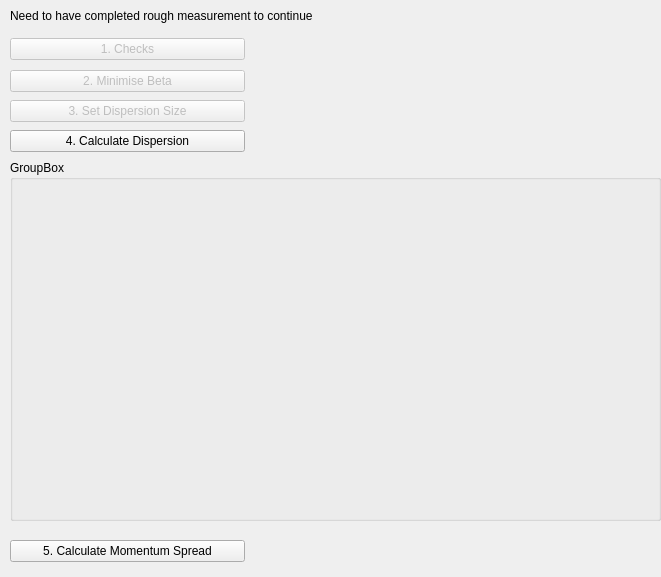
         <widget class="QWidget" name="page_4">
          <property name="geometry">
           <rect>
            <x>0</x>
            <y>0</y>
            <width>661</width>
            <height>577</height>
           </rect>
          </property>
          <attribute name="label">
           <string>Momentum Spread Measure</string>
          </attribute>
          <widget class="QLabel" name="label_10">
           <property name="geometry">
            <rect>
             <x>10</x>
             <y>0</y>
             <width>639</width>
             <height>32</height>
            </rect>
           </property>
           <property name="text">
            <string>Need to have completed rough measurement to continue</string>
           </property>
          </widget>
          <widget class="QPushButton" name="pushButton_MinBeta">
           <property name="enabled">
            <bool>false</bool>
           </property>
           <property name="geometry">
            <rect>
             <x>10</x>
             <y>70</y>
             <width>235</width>
             <height>22</height>
            </rect>
           </property>
           <property name="text">
            <string>2. Minimise Beta</string>
           </property>
           <property name="checked">
            <bool>false</bool>
           </property>
          </widget>
          <widget class="QPushButton" name="pushButton_Calc">
           <property name="geometry">
            <rect>
             <x>10</x>
             <y>540</y>
             <width>235</width>
             <height>22</height>
            </rect>
           </property>
           <property name="text">
            <string>5. Calculate Momentum Spread</string>
           </property>
           <property name="checked">
            <bool>false</bool>
           </property>
          </widget>
          <widget class="QPushButton" name="pushButton_SetDispSize">
           <property name="enabled">
            <bool>false</bool>
           </property>
           <property name="geometry">
            <rect>
             <x>10</x>
             <y>100</y>
             <width>235</width>
             <height>22</height>
            </rect>
           </property>
           <property name="text">
            <string>3. Set Dispersion Size</string>
           </property>
          </widget>
          <widget class="QPushButton" name="pushButton_Checks">
           <property name="enabled">
            <bool>false</bool>
           </property>
           <property name="geometry">
            <rect>
             <x>10</x>
             <y>38</y>
             <width>235</width>
             <height>22</height>
            </rect>
           </property>
           <property name="text">
            <string>1. Checks</string>
           </property>
           <property name="checked">
            <bool>false</bool>
           </property>
          </widget>
          <widget class="QPushButton" name="pushButton_CalcDisp">
           <property name="geometry">
            <rect>
             <x>10</x>
             <y>130</y>
             <width>235</width>
             <height>22</height>
            </rect>
           </property>
           <property name="text">
            <string>4. Calculate Dispersion</string>
           </property>
           <property name="checked">
            <bool>false</bool>
           </property>
          </widget>
          <widget class="QGroupBox" name="groupBox_9">
           <property name="geometry">
            <rect>
             <x>10</x>
             <y>160</y>
             <width>651</width>
             <height>361</height>
            </rect>
           </property>
           <property name="title">
            <string>GroupBox</string>
           </property>
           <layout class="QHBoxLayout" name="horizontalLayout_15"/>
          </widget>
         </widget>
